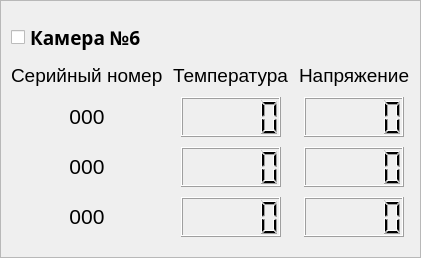
               <widget class="QFrame" name="por1_cam6_frame">
                <property name="frameShape">
                 <enum>QFrame::StyledPanel</enum>
                </property>
                <property name="frameShadow">
                 <enum>QFrame::Plain</enum>
                </property>
                <layout class="QGridLayout" name="gridLayout_2">
                 <property name="leftMargin">
                  <number>10</number>
                 </property>
                 <property name="topMargin">
                  <number>20</number>
                 </property>
                 <property name="rightMargin">
                  <number>10</number>
                 </property>
                 <property name="bottomMargin">
                  <number>20</number>
                 </property>
                 <property name="spacing">
                  <number>10</number>
                 </property>
                 <item row="4" column="0" alignment="Qt::AlignHCenter">
                  <widget class="QLabel" name="por1_cam6_sens1serial_label">
                   <property name="minimumSize">
                    <size>
                     <width>0</width>
                     <height>25</height>
                    </size>
                   </property>
                   <property name="font">
                    <font>
                     <family>Arial</family>
                     <pointsize>16</pointsize>
                    </font>
                   </property>
                   <property name="text">
                    <string>&lt;html&gt;&lt;head/&gt;&lt;body&gt;&lt;p align=&quot;center&quot;&gt;000&lt;/p&gt;&lt;/body&gt;&lt;/html&gt;</string>
                   </property>
                  </widget>
                 </item>
                 <item row="5" column="1" colspan="2" alignment="Qt::AlignHCenter">
                  <widget class="QLCDNumber" name="por1_cam6_sens2temp_lcdNum">
                   <property name="minimumSize">
                    <size>
                     <width>100</width>
                     <height>40</height>
                    </size>
                   </property>
                   <property name="maximumSize">
                    <size>
                     <width>100</width>
                     <height>40</height>
                    </size>
                   </property>
                   <property name="font">
                    <font>
                     <pointsize>10</pointsize>
                    </font>
                   </property>
                   <property name="styleSheet">
                    <string notr="true"/>
                   </property>
                   <property name="digitCount">
                    <number>5</number>
                   </property>
                   <property name="value" stdset="0">
                    <double>0.000000000000000</double>
                   </property>
                   <property name="intValue" stdset="0">
                    <number>0</number>
                   </property>
                  </widget>
                 </item>
                 <item row="6" column="1" colspan="2" alignment="Qt::AlignHCenter">
                  <widget class="QLCDNumber" name="por1_cam6_sens3temp_lcdNum">
                   <property name="minimumSize">
                    <size>
                     <width>100</width>
                     <height>40</height>
                    </size>
                   </property>
                   <property name="maximumSize">
                    <size>
                     <width>70</width>
                     <height>40</height>
                    </size>
                   </property>
                   <property name="font">
                    <font>
                     <pointsize>10</pointsize>
                    </font>
                   </property>
                   <property name="styleSheet">
                    <string notr="true"/>
                   </property>
                   <property name="digitCount">
                    <number>5</number>
                   </property>
                   <property name="value" stdset="0">
                    <double>0.000000000000000</double>
                   </property>
                   <property name="intValue" stdset="0">
                    <number>0</number>
                   </property>
                  </widget>
                 </item>
                 <item row="3" column="0">
                  <widget class="QLabel" name="por1_cam6_sernum_label">
                   <property name="font">
                    <font>
                     <family>Arial</family>
                     <pointsize>14</pointsize>
                    </font>
                   </property>
                   <property name="text">
                    <string>Серийный номер</string>
                   </property>
                  </widget>
                 </item>
                 <item row="6" column="0" alignment="Qt::AlignHCenter">
                  <widget class="QLabel" name="por1_cam6_sens3serial_label">
                   <property name="minimumSize">
                    <size>
                     <width>0</width>
                     <height>25</height>
                    </size>
                   </property>
                   <property name="font">
                    <font>
                     <family>Arial</family>
                     <pointsize>14</pointsize>
                    </font>
                   </property>
                   <property name="text">
                    <string>&lt;html&gt;&lt;head/&gt;&lt;body&gt;&lt;p align=&quot;center&quot;&gt;&lt;span style=&quot; font-size:16pt;&quot;&gt;000&lt;/span&gt;&lt;/p&gt;&lt;/body&gt;&lt;/html&gt;</string>
                   </property>
                  </widget>
                 </item>
                 <item row="4" column="1" colspan="2" alignment="Qt::AlignHCenter">
                  <widget class="QLCDNumber" name="por1_cam6_sens1temp_lcdNum">
                   <property name="minimumSize">
                    <size>
                     <width>100</width>
                     <height>40</height>
                    </size>
                   </property>
                   <property name="maximumSize">
                    <size>
                     <width>100</width>
                     <height>40</height>
                    </size>
                   </property>
                   <property name="font">
                    <font>
                     <pointsize>10</pointsize>
                    </font>
                   </property>
                   <property name="styleSheet">
                    <string notr="true"/>
                   </property>
                   <property name="digitCount">
                    <number>5</number>
                   </property>
                   <property name="value" stdset="0">
                    <double>0.000000000000000</double>
                   </property>
                   <property name="intValue" stdset="0">
                    <number>0</number>
                   </property>
                  </widget>
                 </item>
                 <item row="3" column="1" colspan="2">
                  <widget class="QLabel" name="por1_cam6_temp_label">
                   <property name="font">
                    <font>
                     <family>Arial</family>
                     <pointsize>14</pointsize>
                    </font>
                   </property>
                   <property name="text">
                    <string>Температура</string>
                   </property>
                  </widget>
                 </item>
                 <item row="6" column="3" alignment="Qt::AlignHCenter">
                  <widget class="QLCDNumber" name="por1_cam6_sens3bat_lcdNum">
                   <property name="minimumSize">
                    <size>
                     <width>100</width>
                     <height>40</height>
                    </size>
                   </property>
                   <property name="maximumSize">
                    <size>
                     <width>100</width>
                     <height>40</height>
                    </size>
                   </property>
                   <property name="font">
                    <font>
                     <pointsize>10</pointsize>
                    </font>
                   </property>
                   <property name="styleSheet">
                    <string notr="true"/>
                   </property>
                   <property name="digitCount">
                    <number>5</number>
                   </property>
                   <property name="value" stdset="0">
                    <double>0.000000000000000</double>
                   </property>
                   <property name="intValue" stdset="0">
                    <number>0</number>
                   </property>
                  </widget>
                 </item>
                 <item row="5" column="3" alignment="Qt::AlignHCenter">
                  <widget class="QLCDNumber" name="por1_cam6_sens2bat_lcdNum">
                   <property name="minimumSize">
                    <size>
                     <width>100</width>
                     <height>40</height>
                    </size>
                   </property>
                   <property name="maximumSize">
                    <size>
                     <width>100</width>
                     <height>40</height>
                    </size>
                   </property>
                   <property name="font">
                    <font>
                     <pointsize>10</pointsize>
                    </font>
                   </property>
                   <property name="styleSheet">
                    <string notr="true"/>
                   </property>
                   <property name="digitCount">
                    <number>5</number>
                   </property>
                   <property name="value" stdset="0">
                    <double>0.000000000000000</double>
                   </property>
                   <property name="intValue" stdset="0">
                    <number>0</number>
                   </property>
                  </widget>
                 </item>
                 <item row="5" column="0" alignment="Qt::AlignHCenter">
                  <widget class="QLabel" name="por1_cam6_sens2serial_label">
                   <property name="minimumSize">
                    <size>
                     <width>0</width>
                     <height>25</height>
                    </size>
                   </property>
                   <property name="font">
                    <font>
                     <family>Arial</family>
                     <pointsize>14</pointsize>
                    </font>
                   </property>
                   <property name="text">
                    <string>&lt;html&gt;&lt;head/&gt;&lt;body&gt;&lt;p align=&quot;center&quot;&gt;&lt;span style=&quot; font-size:16pt;&quot;&gt;000&lt;/span&gt;&lt;/p&gt;&lt;/body&gt;&lt;/html&gt;</string>
                   </property>
                  </widget>
                 </item>
                 <item row="2" column="0">
                  <widget class="QCheckBox" name="por1_cam6_checkBox">
                   <property name="maximumSize">
                    <size>
                     <width>150</width>
                     <height>16777215</height>
                    </size>
                   </property>
                   <property name="font">
                    <font>
                     <family>Arial Black</family>
                     <pointsize>14</pointsize>
                     <weight>75</weight>
                     <bold>true</bold>
                    </font>
                   </property>
                   <property name="text">
                    <string>Камера №6</string>
                   </property>
                  </widget>
                 </item>
                 <item row="4" column="3" alignment="Qt::AlignHCenter">
                  <widget class="QLCDNumber" name="por1_cam6_sens1bat_lcdNum">
                   <property name="minimumSize">
                    <size>
                     <width>100</width>
                     <height>40</height>
                    </size>
                   </property>
                   <property name="maximumSize">
                    <size>
                     <width>100</width>
                     <height>40</height>
                    </size>
                   </property>
                   <property name="font">
                    <font>
                     <pointsize>10</pointsize>
                    </font>
                   </property>
                   <property name="styleSheet">
                    <string notr="true"/>
                   </property>
                   <property name="digitCount">
                    <number>5</number>
                   </property>
                   <property name="value" stdset="0">
                    <double>0.000000000000000</double>
                   </property>
                   <property name="intValue" stdset="0">
                    <number>0</number>
                   </property>
                  </widget>
                 </item>
                 <item row="3" column="3">
                  <widget class="QLabel" name="por1_cam6_bat_label">
                   <property name="font">
                    <font>
                     <family>Arial</family>
                     <pointsize>14</pointsize>
                    </font>
                   </property>
                   <property name="text">
                    <string>Напряжение</string>
                   </property>
                  </widget>
                 </item>
                </layout>
               </widget>
